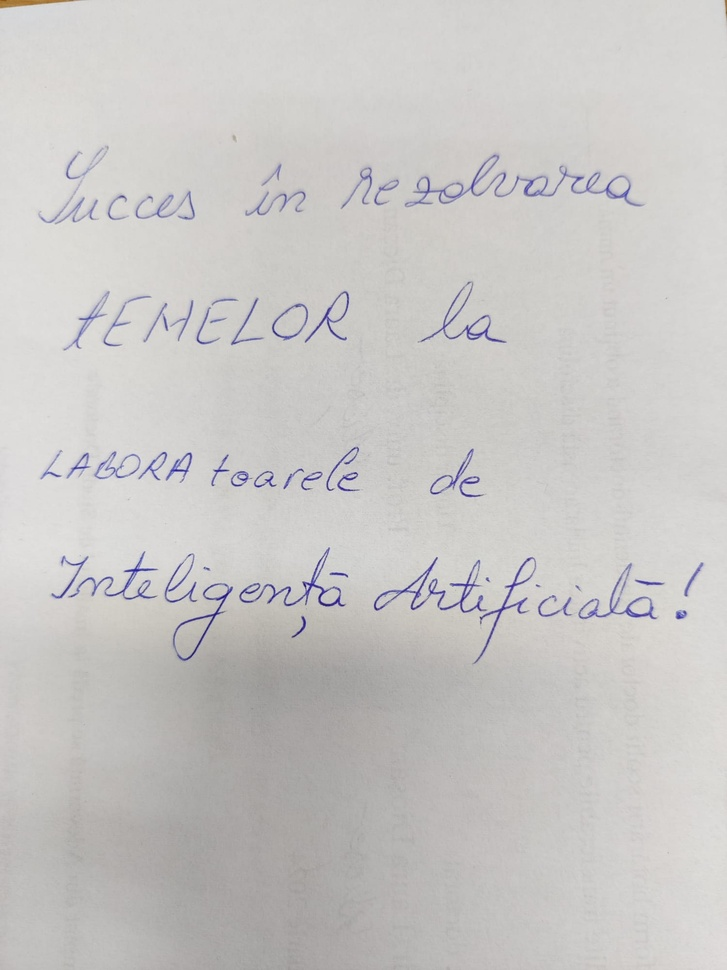
#> input picture semestru 4/ai/lab03_OCR/test2.jpeg, 727 x 970 px, shrunk from 1500 x 2000 before the run
$ jupyter execute --allow-errors lab03_poza2.ipynb
#> lines starting #> are read from the running program, lines starting #| are printed output that depends on the picture; after the words box and inside, x2 and y2 are one past the last pixel; in counts of white or black regions, pixels touching at a corner belong together
[cell 1]
from azure.cognitiveservices.vision.computervision import ComputerVisionClient
from azure.cognitiveservices.vision.computervision.models import OperationStatusCodes
from azure.cognitiveservices.vision.computervision.models import VisualFeatureTypes
from azure.core.credentials import AzureKeyCredential
from msrest.authentication import CognitiveServicesCredentials
import cv2
import pytesseract
import numpy as np
from jiwer import wer, cer
from array import array
from Levenshtein import distance as levenshtein_distance, hamming
from dotenv import dotenv_values
import time

[cell 2]
'''
Authenticate
Authenticates your credentials and creates a client.
'''
#> (the rest of this cell did not finish here and is left out)

[cell 3]
import cv2
import numpy as np


def get_grayscale(image):
    return cv2.cvtColor(image, cv2.COLOR_BGR2GRAY)


def thresholding(image):
    return cv2.threshold(image, 0, 255, cv2.THRESH_BINARY + cv2.THRESH_OTSU)[1]

[cell 4]
image_path = "test2.jpeg"
image = cv2.imread(image_path)
#> image is the input picture: shape (970, 727, 3); mean B, G, R 197.3, 198.7, 200.5
image_gray = cv2.imread(image_path,cv2.IMREAD_GRAYSCALE)
#> image_gray: shape (970, 727); min 30, max 228, mean 199.1
image_thresh = thresholding(image_gray)
#> in thresholding, `return cv2.threshold(image, 0, 255, cv2.THRESH_BINARY + cv2.THRESH_OTS..`:
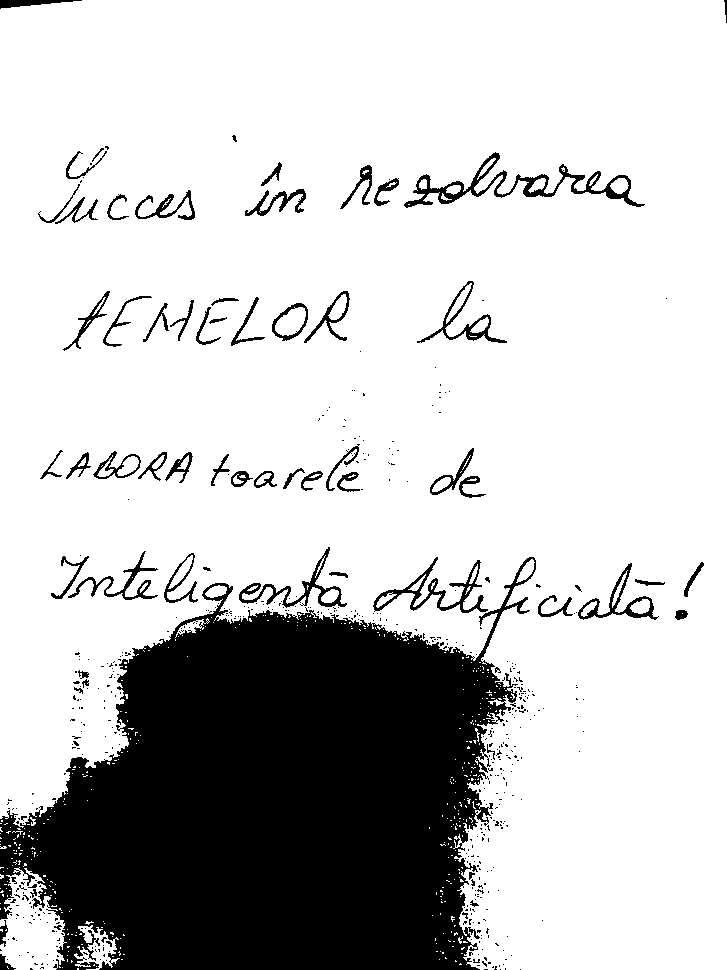
#> returned value: shape (970, 727); 77.9% white; 543 black regions (476 under 20 px), largest, box (x1, y1, x2, y2) and area: (0, 557, 536, 970) 137469, (404, 152, 645, 208) 2394, (373, 557, 488, 613) 1287

[cell 5]
def ocr_tesseract(image):
    return pytesseract.image_to_string(image)

# [36 lines left out: functions ocr_azure, evaluate_recognition, not called in this run]

[cell 6]
ground_truth_text = ["Succes in rezolvarea temelor la laboratoarele de inteligenta artificiala"]

# OCR using Tesseract
#> (the rest of this cell did not finish here and is left out)

[cell 7]
h, w,c = image.shape
#> h = 970; w = 727; c = 3
#> (the rest of this cell did not finish here and is left out)

[cell 8]
import xml.etree.ElementTree as ET

# Load and parse the XML file
xml_file = "boxes2.xml"
tree = ET.parse(xml_file)
#> (reads semestru 4/ai/lab03_OCR/boxes2.xml from the repository)
root = tree.getroot()

# Extract bounding boxes
ground_truth_boxes = []
for obj in root.findall("object"):
    name = obj.find("name").text
    bndbox = obj.find("bndbox")

    bbox = {
        "name": name,
        "xmin": int(bndbox.find("xmin").text),
        "ymin": int(bndbox.find("ymin").text),
        "xmax": int(bndbox.find("xmax").text),
        "ymax": int(bndbox.find("ymax").text),
    }

    ground_truth_boxes.append(bbox)

print(ground_truth_boxes)
